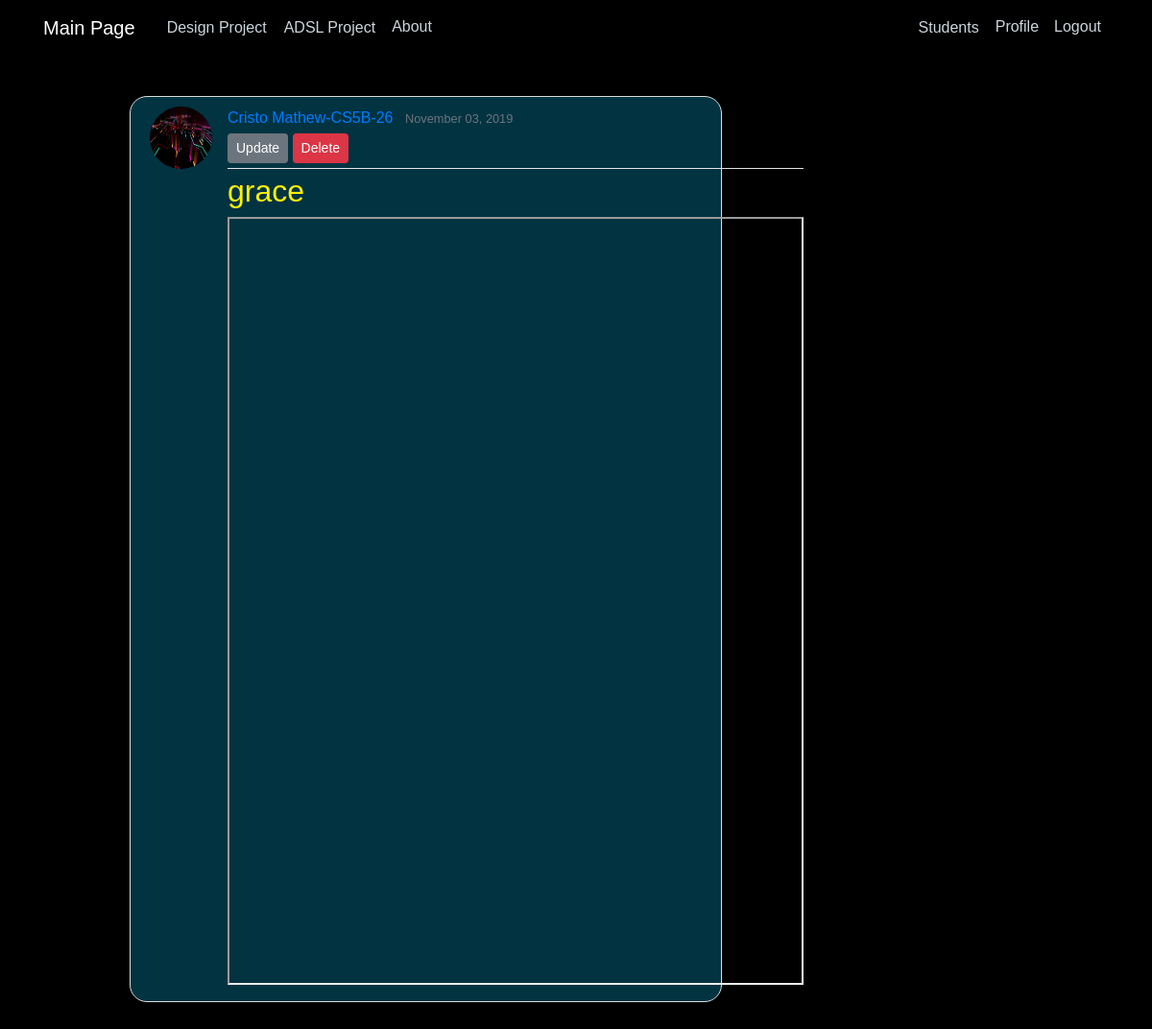
The app's page /DP/abstract/3/ (signed in) with its own data.
### DP/models.py (models this page shows, shortened)
class Document(models.Model):
    title = models.CharField(max_length=100)
    description = models.CharField(max_length=255, blank=True)
    author = models.ForeignKey(User, on_delete=models.CASCADE)
    document = models.FileField(upload_to='documents/')
    uploaded_at = models.DateTimeField(default=timezone.now)
    class_div = models.CharField(max_length=10, default='Null')
    rollno = models.CharField(max_length=10, default='No')
    name = models.CharField(max_length=10, default='No')

### users/models.py (models this page shows, shortened)
class Profile(models.Model):
    user = models.OneToOneField(User, on_delete=models.CASCADE)
    name = models.CharField(max_length=30, default="name")
    class_div = models.CharField(max_length=10)
    rollno = models.CharField(max_length=10)
    image = models.ImageField(default='profile_pics/default.jpg', upload_to='profile_pics')

### DP/views.py (the view)
# urls.py: path('abstract/<pk>/', PostDetailView.as_view(), name="ADSL-abstract-detail"),
class PostDetailView(LoginRequiredMixin,DetailView):
    model = Document
    template_name = 'DP/abstract_detail.html'

### DP/templates/DP/abstract_detail.html (shortened to what this page needs)
{% extends "home/base.html" %}
{% load static %}
{% block content %}
  {% if request.user.is_superuser %}
    <article class="media content-section">
      <img class="rounded-circle article-img" src="{{ object.author.profile.image.url }}">
      <div class="media-body">
        <div class="article-metadata">
          <a class="mr-2" href="{% url 'DP-user-abstract' object.author.username %}">{{ object.author.profile.name }}-{{ object.author.profile.class_div }}-{{ object.author.profile.rollno }}</a>
          <small class="text-muted">{{ object.uploaded_at|date:"F d, Y" }}</small>
          {% if user == object.author %}
            <div>
              <a class="btn btn-secondary btn-sm mt-1 mb-1" href="{% url 'DP-abstract-update' object.id %}">Update</a>
              <a class="btn btn-danger btn-sm mt-1 mb-1" href="{% url 'DP-abstract-delete' object.id %}">Delete</a>
            </div>
          {% endif %}
        </div>
        <h2 class="article-title" style="color:#fcf003">{{ object.title }}</h2>
        <iframe src="{{ object.document.url }}" height="800" width="600"></iframe>
      </div>
    </article>
  {% else %}
    <h1>You are not Authorised to view this content</h1>
  {% endif %}
{% endblock content %}

### home/static/home/main.css (style rules this page uses)
body { color: #333333; margin-top: 5rem; font-family: Arial; padding: 100px; margin: 0; background: #000000; }
h2 { color: #fcf003 }
.content-section { background: rgba(3, 102, 130, 0.5); padding: 10px 20px; border: 1px solid #dddddd; border-radius: 18px; margin-left: 20px; margin-bottom: 20px; }
.article-title { color: #bd063d; }
.article-img { height: 65px; width: 65px; margin-right: 16px; }
.article-metadata { padding-bottom: 1px; margin-bottom: 4px; border-bottom: 1px solid #e3e3e3 }

### records on screen
Document: author.profile.image (picture), author.profile.name "Cristo Mathew", author.profile.class_div "CS5B", author.profile.rollno "26", uploaded_at "November 03, 2019", title "grace"
